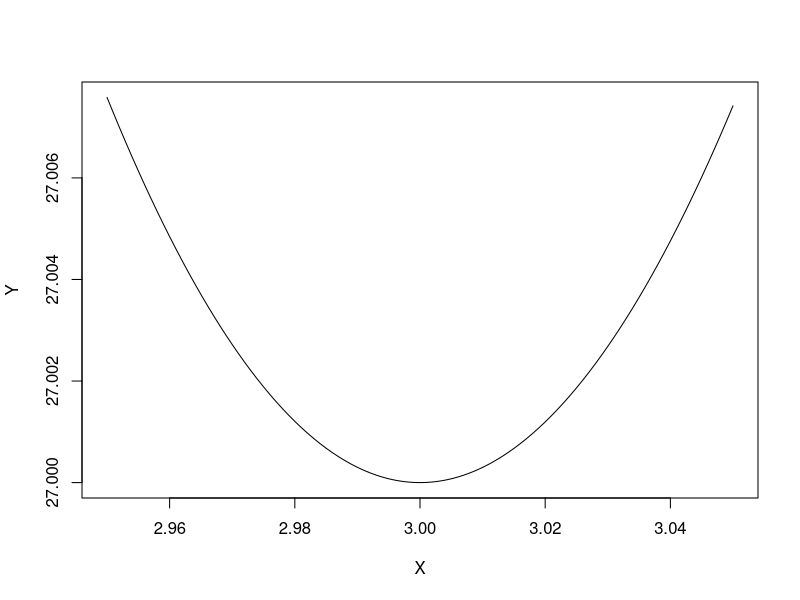

The R script that drew this image:
rm(list=ls())

#### FASE DE ACOTAMIENTO ####
## Cambio random ##
### Parametros de entrada ###
## X_0 = punto inicial
## Delta = Tamaño del paso
## f(x) = Función
## K = itreación

## Definir la función a evaluar
FU = function(x){x^2 + 54/x}
## Definir el punto de inicio
x_0 = 0.4
## Definir el tamaño del paso
Delta = 0.5
## Definir k 
k = 0

FA = function(FX,x_0,Delta){
  # Crear los contadores necesarios
  k = 0 # Para llegar el control de las iteraciones
  contador = 0 # Para llegar el control de las evaluaciones
  # Paso 2, determinar si el incremento es positivo o negativo
  if(FX(x_0-abs(Delta)) >= FX(x_0+ abs(Delta))){
    # SI se cumple,
    contador = contador+2 # y Delta es positivo
    print("Delta es positivo")
  } else {
    if(FX(x_0 - abs(Delta))<=  FX(x_0 + abs(Delta))){
      # Sí se cumple, delta es negativo
      contador = contador+2
      print("Delta es negativo")
    }else{
      # Decir que no se mueve
      print("Valio chetos")
      break
    }
  }
  # Paso 3 Y 4 PARA QUE BUSQUE
  cond = T
  while (cond == T) {
    # Aumentar el K y sacar el nuevo X
    #x_0 ES el punto actual
    x_km1 =  x_0-(2^(k-1)  * Delta)  # ES el punto anterior
    x_k1 = x_0 + 2^k  * Delta
    # Evaluar el tema del paso 4
    cond = FX(x_k1)<FX(x_0)
    contador = contador+2
    # Ahora, actualizo las variables
    x_0 = x_k1 # Actualizo X_0 para tomar el nuevo valor K
    # Actualizo K
    k = k+1
  }
  # Aqui termina, reporta los resultados
  # Intervalo encontrado
  print(paste0("El intervalo es: ", "[", x_km1 ,", ",  x_k1,"]" ))
  # Numero de iteraciones para K
  print(paste("Se hicieron ", k, " iteraciones"))
  # Numero evaluaciones
  print(paste("Se hicieron ", contador, " evaluaciones de la función"))
}

CU = function(x){x*0}
FA(FX = CU,x_0 = -0.4,Delta = -0.5)


#### Parametros dados en clase ####
FA(FX = FU,x_0 = 0.6,Delta = 0.5)
#INtervalo = (2.1,8.1)
# iteraciones = 4
# Evaluaciones = 10

#### Propuesta intermedia ####
FA(FX = FU,x_0 = 2.1,Delta = 0.5)

# Intervalo = (2.1,3.6)
# iteraciones = 2
# Evaluaciones = 6



#### Mejores resultados ####
FA(FX = FU,x_0 = 3,Delta = 0.05)
# Intervalo = (2.375,3.05)
# iteraciones = 1
# Evaluaciones = 4

### Se recomienda una busqueda de rejilla para calibrar los parametros ####

# se requieren el numero de parametros

# Para cada parametro, determinar los valores adecuados

# Realizar ejecuciones con cada combinación de valores de los parámetros

# Evaluar el desempeño de cada combinación

# PREGUNTA DE EXAMEN

# ¿ESTE ALGORITMO ES DETERMINISTA?
# Sí, es determinista porque si yo le doy los mismos parametros, siempre 
# me va a devolver el mismo resultado.

# La función es unimodal




X = seq(2.95,3.05,by = 0.001)
Y = FU(X)
plot(X,Y,type = "l")



# Codigo y documentar la calibración

# Recordar que hay que optimizar esto #

# Debo ver que onda con esto

